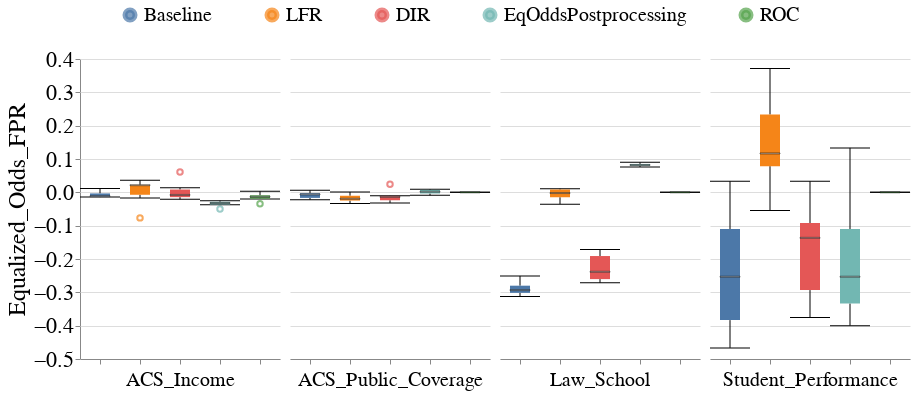

Notebook code cell kept with this figure:
### Code cell
create_dataset_box_plots_for_diff_interventions(all_group_metrics_df,
                                                model_type='LGBM',
                                                metric_name='Equalized_Odds_FPR',
                                                vals_to_replace=vals_to_replace,
                                                groups_dct=dataset_sensitive_attrs_to_plot)

### Figure 1 — Vega-Lite specification as saved in the notebook (floating-point values rounded to 4 significant figures)
{"config": {"view": {"continuousWidth": 400, "continuousHeight": 300, "stroke": null}, "axis": {"labelFontSize": 22, "labelFontWeight": "normal", "titleFontSize": 24, "titleFontWeight": "normal"}, "facet": {"spacing": 10}, "header": {"labelFontSize": 20, "labelOrient": "bottom", "labelPadding": 5, "titleFontSize": 20}, "legend": {"columns": 5, "direction": "horizontal", "labelFontSize": 20, "labelLimit": 400, "orient": "top", "symbolOffset": 40, "symbolStrokeWidth": 5, "titleAnchor": "middle", "titleFontSize": 22, "titleLimit": 300}, "title": {"fontSize": 20}}, "data": {"name": "data-68a85ed71c0b7f00e2bf0a7e8db099d1"}, "mark": {"type": "boxplot", "median": {"stroke": "black", "strokeWidth": 0.7}, "size": 20, "ticks": true}, "encoding": {"color": {"field": "Fairness_Intervention", "sort": ["Baseline", "LFR", "DIR", "AdversarialDebiasing", "ExponentiatedGradientReduction", "EqOddsPostprocessing", "ROC"], "title": null, "type": "nominal"}, "column": {"field": "Dataset_Name", "sort": ["Folktables_GA_2018_Income", "Folktables_CA_2018_Public_CoverageLaw_School", "Student_Performance_Por"], "title": null, "type": "nominal"}, "x": {"axis": {"labels": false}, "field": "Fairness_Intervention", "sort": ["Baseline", "LFR", "DIR", "AdversarialDebiasing", "ExponentiatedGradientReduction", "EqOddsPostprocessing", "ROC"], "title": null, "type": "nominal"}, "y": {"field": "Metric_Value", "scale": {"nice": true, "zero": false}, "title": "Equalized_Odds_FPR", "type": "quantitative"}}, "resolve": {"scale": {"x": "independent"}}, "width": 200, "$schema": "https://vega.github.io/schema/vega-lite/v4.17.0.json", "datasets": {"data-68a85ed71c0b7f00e2bf0a7e8db099d1": [{"Metric": "Equalized_Odds_FPR", "Model_Name": "LGBM", "Dataset_Name": "ACS_Income", "Fairness_Intervention": "Baseline", "Experiment_Iteration": "Exp_iter_1", "Group": "SEX&RAC1P", "Metric_Value": -0.01427}, {"Metric": "Equalized_Odds_FPR", "Model_Name": "LGBM", "Dataset_Name": "ACS_Income", "Fairness_Intervention": "Baseline", "Experiment_Iteration": "Exp_iter_4", "Group": "SEX&RAC1P", "Metric_Value": -0.0005938}, {"Metric": "Equalized_Odds_FPR", "Model_Name": "LGBM", "Dataset_Name": "ACS_Income", "Fairness_Intervention": "Baseline", "Experiment_Iteration": "Exp_iter_3", "Group": "SEX&RAC1P", "Metric_Value": 0.01117}, {"Metric": "Equalized_Odds_FPR", "Model_Name": "LGBM", "Dataset_Name": "ACS_Income", "Fairness_Intervention": "Baseline", "Experiment_Iteration": "Exp_iter_2", "Group": "SEX&RAC1P", "Metric_Value": -0.01387}, {"Metric": "Equalized_Odds_FPR", "Model_Name": "LGBM", "Dataset_Name": "ACS_Income", "Fairness_Intervention": "Baseline", "Experiment_Iteration": "Exp_iter_5", "Group": "SEX&RAC1P", "Metric_Value": -0.01136}, {"Metric": "Equalized_Odds_FPR", "Model_Name": "LGBM", "Dataset_Name": "ACS_Income", "Fairness_Intervention": "Baseline", "Experiment_Iteration": "Exp_iter_6", "Group": "SEX&RAC1P", "Metric_Value": -0.01134}, {"Metric": "Equalized_Odds_FPR", "Model_Name": "LGBM", "Dataset_Name": "ACS_Income", "Fairness_Intervention": "LFR", "Experiment_Iteration": "Exp_iter_1", "Group": "SEX&RAC1P", "Metric_Value": -0.07664}, {"Metric": "Equalized_Odds_FPR", "Model_Name": "LGBM", "Dataset_Name": "ACS_Income", "Fairness_Intervention": "LFR", "Experiment_Iteration": "Exp_iter_3", "Group": "SEX&RAC1P", "Metric_Value": 0.02253}, {"Metric": "Equalized_Odds_FPR", "Model_Name": "LGBM", "Dataset_Name": "ACS_Income", "Fairness_Intervention": "LFR", "Experiment_Iteration": "Exp_iter_5", "Group": "SEX&RAC1P", "Metric_Value": 0.03661}, {"Metric": "Equalized_Odds_FPR", "Model_Name": "LGBM", "Dataset_Name": "ACS_Income", "Fairness_Intervention": "LFR", "Experiment_Iteration": "Exp_iter_4", "Group": "SEX&RAC1P", "Metric_Value": 0.021}, {"Metric": "Equalized_Odds_FPR", "Model_Name": "LGBM", "Dataset_Name": "ACS_Income", "Fairness_Intervention": "LFR", "Experiment_Iteration": "Exp_iter_2", "Group": "SEX&RAC1P", "Metric_Value": 0.02181}, {"Metric": "Equalized_Odds_FPR", "Model_Name": "LGBM", "Dataset_Name": "ACS_Income", "Fairness_Intervention": "LFR", "Experiment_Iteration": "Exp_iter_6", "Group": "SEX&RAC1P", "Metric_Value": -0.01673}, {"Metric": "Equalized_Odds_FPR", "Model_Name": "LGBM", "Dataset_Name": "ACS_Income", "Fairness_Intervention": "DIR", "Experiment_Iteration": "Exp_iter_1", "Group": "SEX&RAC1P", "Metric_Value": -0.008679}, {"Metric": "Equalized_Odds_FPR", "Model_Name": "LGBM", "Dataset_Name": "ACS_Income", "Fairness_Intervention": "DIR", "Experiment_Iteration": "Exp_iter_3", "Group": "SEX&RAC1P", "Metric_Value": 0.06112}, {"Metric": "Equalized_Odds_FPR", "Model_Name": "LGBM", "Dataset_Name": "ACS_Income", "Fairness_Intervention": "DIR", "Experiment_Iteration": "Exp_iter_2", "Group": "SEX&RAC1P", "Metric_Value": -0.02109}, {"Metric": "Equalized_Odds_FPR", "Model_Name": "LGBM", "Dataset_Name": "ACS_Income", "Fairness_Intervention": "DIR", "Experiment_Iteration": "Exp_iter_6", "Group": "SEX&RAC1P", "Metric_Value": -0.006914}, {"Metric": "Equalized_Odds_FPR", "Model_Name": "LGBM", "Dataset_Name": "ACS_Income", "Fairness_Intervention": "DIR", "Experiment_Iteration": "Exp_iter_4", "Group": "SEX&RAC1P", "Metric_Value": -0.01639}, {"Metric": "Equalized_Odds_FPR", "Model_Name": "LGBM", "Dataset_Name": "ACS_Income", "Fairness_Intervention": "DIR", "Experiment_Iteration": "Exp_iter_5", "Group": "SEX&RAC1P", "Metric_Value": 0.01344}, {"Metric": "Equalized_Odds_FPR", "Model_Name": "LGBM", "Dataset_Name": "ACS_Income", "Fairness_Intervention": "EqOddsPostprocessing", "Experiment_Iteration": "Exp_iter_1", "Group": "SEX&RAC1P", "Metric_Value": -0.02771}, {"Metric": "Equalized_Odds_FPR", "Model_Name": "LGBM", "Dataset_Name": "ACS_Income", "Fairness_Intervention": "EqOddsPostprocessing", "Experiment_Iteration": "Exp_iter_2", "Group": "SEX&RAC1P", "Metric_Value": -0.03035}, {"Metric": "Equalized_Odds_FPR", "Model_Name": "LGBM", "Dataset_Name": "ACS_Income", "Fairness_Intervention": "EqOddsPostprocessing", "Experiment_Iteration": "Exp_iter_4", "Group": "SEX&RAC1P", "Metric_Value": -0.03386}, {"Metric": "Equalized_Odds_FPR", "Model_Name": "LGBM", "Dataset_Name": "ACS_Income", "Fairness_Intervention": "EqOddsPostprocessing", "Experiment_Iteration": "Exp_iter_3", "Group": "SEX&RAC1P", "Metric_Value": -0.02494}, {"Metric": "Equalized_Odds_FPR", "Model_Name": "LGBM", "Dataset_Name": "ACS_Income", "Fairness_Intervention": "EqOddsPostprocessing", "Experiment_Iteration": "Exp_iter_5", "Group": "SEX&RAC1P", "Metric_Value": -0.0372}, {"Metric": "Equalized_Odds_FPR", "Model_Name": "LGBM", "Dataset_Name": "ACS_Income", "Fairness_Intervention": "EqOddsPostprocessing", "Experiment_Iteration": "Exp_iter_6", "Group": "SEX&RAC1P", "Metric_Value": -0.0499}, {"Metric": "Equalized_Odds_FPR", "Model_Name": "LGBM", "Dataset_Name": "ACS_Income", "Fairness_Intervention": "ROC", "Experiment_Iteration": "Exp_iter_4", "Group": "SEX&RAC1P", "Metric_Value": 0.003402}, {"Metric": "Equalized_Odds_FPR", "Model_Name": "LGBM", "Dataset_Name": "ACS_Income", "Fairness_Intervention": "ROC", "Experiment_Iteration": "Exp_iter_3", "Group": "SEX&RAC1P", "Metric_Value": -0.01967}, {"Metric": "Equalized_Odds_FPR", "Model_Name": "LGBM", "Dataset_Name": "ACS_Income", "Fairness_Intervention": "ROC", "Experiment_Iteration": "Exp_iter_2", "Group": "SEX&RAC1P", "Metric_Value": -0.009956}, {"Metric": "Equalized_Odds_FPR", "Model_Name": "LGBM", "Dataset_Name": "ACS_Income", "Fairness_Intervention": "ROC", "Experiment_Iteration": "Exp_iter_6", "Group": "SEX&RAC1P", "Metric_Value": -0.01641}, {"Metric": "Equalized_Odds_FPR", "Model_Name": "LGBM", "Dataset_Name": "ACS_Income", "Fairness_Intervention": "ROC", "Experiment_Iteration": "Exp_iter_1", "Group": "SEX&RAC1P", "Metric_Value": -0.03428}, {"Metric": "Equalized_Odds_FPR", "Model_Name": "LGBM", "Dataset_Name": "ACS_Income", "Fairness_Intervention": "ROC", "Experiment_Iteration": "Exp_iter_5", "Group": "SEX&RAC1P", "Metric_Value": -0.008573}, {"Metric": "Equalized_Odds_FPR", "Model_Name": "LGBM", "Dataset_Name": "ACS_Public_Coverage", "Fairness_Intervention": "Baseline", "Experiment_Iteration": "Exp_iter_1", "Group": "SEX&RAC1P", "Metric_Value": -0.02201}, {"Metric": "Equalized_Odds_FPR", "Model_Name": "LGBM", "Dataset_Name": "ACS_Public_Coverage", "Fairness_Intervention": "Baseline", "Experiment_Iteration": "Exp_iter_2", "Group": "SEX&RAC1P", "Metric_Value": -0.002587}, {"Metric": "Equalized_Odds_FPR", "Model_Name": "LGBM", "Dataset_Name": "ACS_Public_Coverage", "Fairness_Intervention": "Baseline", "Experiment_Iteration": "Exp_iter_5", "Group": "SEX&RAC1P", "Metric_Value": 0.006239}, {"Metric": "Equalized_Odds_FPR", "Model_Name": "LGBM", "Dataset_Name": "ACS_Public_Coverage", "Fairness_Intervention": "Baseline", "Experiment_Iteration": "Exp_iter_6", "Group": "SEX&RAC1P", "Metric_Value": -0.00894}, {"Metric": "Equalized_Odds_FPR", "Model_Name": "LGBM", "Dataset_Name": "ACS_Public_Coverage", "Fairness_Intervention": "Baseline", "Experiment_Iteration": "Exp_iter_4", "Group": "SEX&RAC1P", "Metric_Value": -0.01927}, {"Metric": "Equalized_Odds_FPR", "Model_Name": "LGBM", "Dataset_Name": "ACS_Public_Coverage", "Fairness_Intervention": "Baseline", "Experiment_Iteration": "Exp_iter_3", "Group": "SEX&RAC1P", "Metric_Value": -0.003332}, {"Metric": "Equalized_Odds_FPR", "Model_Name": "LGBM", "Dataset_Name": "ACS_Public_Coverage", "Fairness_Intervention": "LFR", "Experiment_Iteration": "Exp_iter_1", "Group": "SEX&RAC1P", "Metric_Value": -0.0338}, {"Metric": "Equalized_Odds_FPR", "Model_Name": "LGBM", "Dataset_Name": "ACS_Public_Coverage", "Fairness_Intervention": "LFR", "Experiment_Iteration": "Exp_iter_3", "Group": "SEX&RAC1P", "Metric_Value": -0.02295}, {"Metric": "Equalized_Odds_FPR", "Model_Name": "LGBM", "Dataset_Name": "ACS_Public_Coverage", "Fairness_Intervention": "LFR", "Experiment_Iteration": "Exp_iter_2", "Group": "SEX&RAC1P", "Metric_Value": -0.02523}, {"Metric": "Equalized_Odds_FPR", "Model_Name": "LGBM", "Dataset_Name": "ACS_Public_Coverage", "Fairness_Intervention": "LFR", "Experiment_Iteration": "Exp_iter_4", "Group": "SEX&RAC1P", "Metric_Value": 0.001084}, {"Metric": "Equalized_Odds_FPR", "Model_Name": "LGBM", "Dataset_Name": "ACS_Public_Coverage", "Fairness_Intervention": "LFR", "Experiment_Iteration": "Exp_iter_5", "Group": "SEX&RAC1P", "Metric_Value": -0.008488}, {"Metric": "Equalized_Odds_FPR", "Model_Name": "LGBM", "Dataset_Name": "ACS_Public_Coverage", "Fairness_Intervention": "LFR", "Experiment_Iteration": "Exp_iter_6", "Group": "SEX&RAC1P", "Metric_Value": -0.01556}, {"Metric": "Equalized_Odds_FPR", "Model_Name": "LGBM", "Dataset_Name": "ACS_Public_Coverage", "Fairness_Intervention": "DIR", "Experiment_Iteration": "Exp_iter_1", "Group": "SEX&RAC1P", "Metric_Value": -0.02658}, {"Metric": "Equalized_Odds_FPR", "Model_Name": "LGBM", "Dataset_Name": "ACS_Public_Coverage", "Fairness_Intervention": "DIR", "Experiment_Iteration": "Exp_iter_2", "Group": "SEX&RAC1P", "Metric_Value": -0.01026}, {"Metric": "Equalized_Odds_FPR", "Model_Name": "LGBM", "Dataset_Name": "ACS_Public_Coverage", "Fairness_Intervention": "DIR", "Experiment_Iteration": "Exp_iter_4", "Group": "SEX&RAC1P", "Metric_Value": -0.03171}, {"Metric": "Equalized_Odds_FPR", "Model_Name": "LGBM", "Dataset_Name": "ACS_Public_Coverage", "Fairness_Intervention": "DIR", "Experiment_Iteration": "Exp_iter_5", "Group": "SEX&RAC1P", "Metric_Value": 0.02398}, {"Metric": "Equalized_Odds_FPR", "Model_Name": "LGBM", "Dataset_Name": "ACS_Public_Coverage", "Fairness_Intervention": "DIR", "Experiment_Iteration": "Exp_iter_6", "Group": "SEX&RAC1P", "Metric_Value": -0.01208}, {"Metric": "Equalized_Odds_FPR", "Model_Name": "LGBM", "Dataset_Name": "ACS_Public_Coverage", "Fairness_Intervention": "DIR", "Experiment_Iteration": "Exp_iter_3", "Group": "SEX&RAC1P", "Metric_Value": -0.01527}, {"Metric": "Equalized_Odds_FPR", "Model_Name": "LGBM", "Dataset_Name": "ACS_Public_Coverage", "Fairness_Intervention": "EqOddsPostprocessing", "Experiment_Iteration": "Exp_iter_1", "Group": "SEX&RAC1P", "Metric_Value": -0.00196}, {"Metric": "Equalized_Odds_FPR", "Model_Name": "LGBM", "Dataset_Name": "ACS_Public_Coverage", "Fairness_Intervention": "EqOddsPostprocessing", "Experiment_Iteration": "Exp_iter_5", "Group": "SEX&RAC1P", "Metric_Value": 0.005661}, {"Metric": "Equalized_Odds_FPR", "Model_Name": "LGBM", "Dataset_Name": "ACS_Public_Coverage", "Fairness_Intervention": "EqOddsPostprocessing", "Experiment_Iteration": "Exp_iter_3", "Group": "SEX&RAC1P", "Metric_Value": 0.007968}, {"Metric": "Equalized_Odds_FPR", "Model_Name": "LGBM", "Dataset_Name": "ACS_Public_Coverage", "Fairness_Intervention": "EqOddsPostprocessing", "Experiment_Iteration": "Exp_iter_2", "Group": "SEX&RAC1P", "Metric_Value": 0.009435}, {"Metric": "Equalized_Odds_FPR", "Model_Name": "LGBM", "Dataset_Name": "ACS_Public_Coverage", "Fairness_Intervention": "EqOddsPostprocessing", "Experiment_Iteration": "Exp_iter_6", "Group": "SEX&RAC1P", "Metric_Value": -0.009036}, {"Metric": "Equalized_Odds_FPR", "Model_Name": "LGBM", "Dataset_Name": "ACS_Public_Coverage", "Fairness_Intervention": "EqOddsPostprocessing", "Experiment_Iteration": "Exp_iter_4", "Group": "SEX&RAC1P", "Metric_Value": -0.003943}, {"Metric": "Equalized_Odds_FPR", "Model_Name": "LGBM", "Dataset_Name": "ACS_Public_Coverage", "Fairness_Intervention": "ROC", "Experiment_Iteration": "Exp_iter_5", "Group": "SEX&RAC1P", "Metric_Value": 0.0}, {"Metric": "Equalized_Odds_FPR", "Model_Name": "LGBM", "Dataset_Name": "ACS_Public_Coverage", "Fairness_Intervention": "ROC", "Experiment_Iteration": "Exp_iter_2", "Group": "SEX&RAC1P", "Metric_Value": 0.0}, {"Metric": "Equalized_Odds_FPR", "Model_Name": "LGBM", "Dataset_Name": "ACS_Public_Coverage", "Fairness_Intervention": "ROC", "Experiment_Iteration": "Exp_iter_3", "Group": "SEX&RAC1P", "Metric_Value": 0.0}, {"Metric": "Equalized_Odds_FPR", "Model_Name": "LGBM", "Dataset_Name": "ACS_Public_Coverage", "Fairness_Intervention": "ROC", "Experiment_Iteration": "Exp_iter_4", "Group": "SEX&RAC1P", "Metric_Value": 0.0}, {"Metric": "Equalized_Odds_FPR", "Model_Name": "LGBM", "Dataset_Name": "ACS_Public_Coverage", "Fairness_Intervention": "ROC", "Experiment_Iteration": "Exp_iter_1", "Group": "SEX&RAC1P", "Metric_Value": 0.0}, {"Metric": "Equalized_Odds_FPR", "Model_Name": "LGBM", "Dataset_Name": "ACS_Public_Coverage", "Fairness_Intervention": "ROC", "Experiment_Iteration": "Exp_iter_6", "Group": "SEX&RAC1P", "Metric_Value": 0.0}, {"Metric": "Equalized_Odds_FPR", "Model_Name": "LGBM", "Dataset_Name": "Law_School", "Fairness_Intervention": "Baseline", "Experiment_Iteration": "Exp_iter_1", "Group": "male&race", "Metric_Value": -0.2763}, {"Metric": "Equalized_Odds_FPR", "Model_Name": "LGBM", "Dataset_Name": "Law_School", "Fairness_Intervention": "Baseline", "Experiment_Iteration": "Exp_iter_2", "Group": "male&race", "Metric_Value": -0.2914}, {"Metric": "Equalized_Odds_FPR", "Model_Name": "LGBM", "Dataset_Name": "Law_School", "Fairness_Intervention": "Baseline", "Experiment_Iteration": "Exp_iter_3", "Group": "male&race", "Metric_Value": -0.2951}, {"Metric": "Equalized_Odds_FPR", "Model_Name": "LGBM", "Dataset_Name": "Law_School", "Fairness_Intervention": "Baseline", "Experiment_Iteration": "Exp_iter_4", "Group": "male&race", "Metric_Value": -0.3037}, {"Metric": "Equalized_Odds_FPR", "Model_Name": "LGBM", "Dataset_Name": "Law_School", "Fairness_Intervention": "Baseline", "Experiment_Iteration": "Exp_iter_6", "Group": "male&race", "Metric_Value": -0.3124}, {"Metric": "Equalized_Odds_FPR", "Model_Name": "LGBM", "Dataset_Name": "Law_School", "Fairness_Intervention": "Baseline", "Experiment_Iteration": "Exp_iter_5", "Group": "male&race", "Metric_Value": -0.2508}, {"Metric": "Equalized_Odds_FPR", "Model_Name": "LGBM", "Dataset_Name": "Law_School", "Fairness_Intervention": "LFR", "Experiment_Iteration": "Exp_iter_1", "Group": "male&race", "Metric_Value": -0.01202}, {"Metric": "Equalized_Odds_FPR", "Model_Name": "LGBM", "Dataset_Name": "Law_School", "Fairness_Intervention": "LFR", "Experiment_Iteration": "Exp_iter_2", "Group": "male&race", "Metric_Value": -0.01566}, {"Metric": "Equalized_Odds_FPR", "Model_Name": "LGBM", "Dataset_Name": "Law_School", "Fairness_Intervention": "LFR", "Experiment_Iteration": "Exp_iter_3", "Group": "male&race", "Metric_Value": -0.03544}, {"Metric": "Equalized_Odds_FPR", "Model_Name": "LGBM", "Dataset_Name": "Law_School", "Fairness_Intervention": "LFR", "Experiment_Iteration": "Exp_iter_4", "Group": "male&race", "Metric_Value": 0.00771}, {"Metric": "Equalized_Odds_FPR", "Model_Name": "LGBM", "Dataset_Name": "Law_School", "Fairness_Intervention": "LFR", "Experiment_Iteration": "Exp_iter_5", "Group": "male&race", "Metric_Value": 0.01094}, {"Metric": "Equalized_Odds_FPR", "Model_Name": "LGBM", "Dataset_Name": "Law_School", "Fairness_Intervention": "LFR", "Experiment_Iteration": "Exp_iter_6", "Group": "male&race", "Metric_Value": 0.008772}, {"Metric": "Equalized_Odds_FPR", "Model_Name": "LGBM", "Dataset_Name": "Law_School", "Fairness_Intervention": "DIR", "Experiment_Iteration": "Exp_iter_1", "Group": "male&race", "Metric_Value": -0.2594}, {"Metric": "Equalized_Odds_FPR", "Model_Name": "LGBM", "Dataset_Name": "Law_School", "Fairness_Intervention": "DIR", "Experiment_Iteration": "Exp_iter_2", "Group": "male&race", "Metric_Value": -0.2715}, {"Metric": "Equalized_Odds_FPR", "Model_Name": "LGBM", "Dataset_Name": "Law_School", "Fairness_Intervention": "DIR", "Experiment_Iteration": "Exp_iter_3", "Group": "male&race", "Metric_Value": -0.1714}, {"Metric": "Equalized_Odds_FPR", "Model_Name": "LGBM", "Dataset_Name": "Law_School", "Fairness_Intervention": "DIR", "Experiment_Iteration": "Exp_iter_4", "Group": "male&race", "Metric_Value": -0.2606}, {"Metric": "Equalized_Odds_FPR", "Model_Name": "LGBM", "Dataset_Name": "Law_School", "Fairness_Intervention": "DIR", "Experiment_Iteration": "Exp_iter_5", "Group": "male&race", "Metric_Value": -0.1824}, {"Metric": "Equalized_Odds_FPR", "Model_Name": "LGBM", "Dataset_Name": "Law_School", "Fairness_Intervention": "DIR", "Experiment_Iteration": "Exp_iter_6", "Group": "male&race", "Metric_Value": -0.2173}, {"Metric": "Equalized_Odds_FPR", "Model_Name": "LGBM", "Dataset_Name": "Law_School", "Fairness_Intervention": "EqOddsPostprocessing", "Experiment_Iteration": "Exp_iter_5", "Group": "male&race", "Metric_Value": 0.08096}, {"Metric": "Equalized_Odds_FPR", "Model_Name": "LGBM", "Dataset_Name": "Law_School", "Fairness_Intervention": "EqOddsPostprocessing", "Experiment_Iteration": "Exp_iter_3", "Group": "male&race", "Metric_Value": 0.0793}, {"Metric": "Equalized_Odds_FPR", "Model_Name": "LGBM", "Dataset_Name": "Law_School", "Fairness_Intervention": "EqOddsPostprocessing", "Experiment_Iteration": "Exp_iter_1", "Group": "male&race", "Metric_Value": 0.07609}, {"Metric": "Equalized_Odds_FPR", "Model_Name": "LGBM", "Dataset_Name": "Law_School", "Fairness_Intervention": "EqOddsPostprocessing", "Experiment_Iteration": "Exp_iter_6", "Group": "male&race", "Metric_Value": 0.08991}, {"Metric": "Equalized_Odds_FPR", "Model_Name": "LGBM", "Dataset_Name": "Law_School", "Fairness_Intervention": "EqOddsPostprocessing", "Experiment_Iteration": "Exp_iter_4", "Group": "male&race", "Metric_Value": 0.08314}, {"Metric": "Equalized_Odds_FPR", "Model_Name": "LGBM", "Dataset_Name": "Law_School", "Fairness_Intervention": "EqOddsPostprocessing", "Experiment_Iteration": "Exp_iter_2", "Group": "male&race", "Metric_Value": 0.08586}, {"Metric": "Equalized_Odds_FPR", "Model_Name": "LGBM", "Dataset_Name": "Law_School", "Fairness_Intervention": "ROC", "Experiment_Iteration": "Exp_iter_1", "Group": "male&race", "Metric_Value": 0.0}, {"Metric": "Equalized_Odds_FPR", "Model_Name": "LGBM", "Dataset_Name": "Law_School", "Fairness_Intervention": "ROC", "Experiment_Iteration": "Exp_iter_3", "Group": "male&race", "Metric_Value": 0.0}, {"Metric": "Equalized_Odds_FPR", "Model_Name": "LGBM", "Dataset_Name": "Law_School", "Fairness_Intervention": "ROC", "Experiment_Iteration": "Exp_iter_5", "Group": "male&race", "Metric_Value": 0.0}, {"Metric": "Equalized_Odds_FPR", "Model_Name": "LGBM", "Dataset_Name": "Law_School", "Fairness_Intervention": "ROC", "Experiment_Iteration": "Exp_iter_4", "Group": "male&race", "Metric_Value": 0.0}, {"Metric": "Equalized_Odds_FPR", "Model_Name": "LGBM", "Dataset_Name": "Law_School", "Fairness_Intervention": "ROC", "Experiment_Iteration": "Exp_iter_2", "Group": "male&race", "Metric_Value": 0.0}, {"Metric": "Equalized_Odds_FPR", "Model_Name": "LGBM", "Dataset_Name": "Law_School", "Fairness_Intervention": "ROC", "Experiment_Iteration": "Exp_iter_6", "Group": "male&race", "Metric_Value": 0.0}, {"Metric": "Equalized_Odds_FPR", "Model_Name": "LGBM", "Dataset_Name": "Student_Performance", "Fairness_Intervention": "Baseline", "Experiment_Iteration": "Exp_iter_1", "Group": "sex", "Metric_Value": -0.4667}, {"Metric": "Equalized_Odds_FPR", "Model_Name": "LGBM", "Dataset_Name": "Student_Performance", "Fairness_Intervention": "Baseline", "Experiment_Iteration": "Exp_iter_2", "Group": "sex", "Metric_Value": -0.3333}, {"Metric": "Equalized_Odds_FPR", "Model_Name": "LGBM", "Dataset_Name": "Student_Performance", "Fairness_Intervention": "Baseline", "Experiment_Iteration": "Exp_iter_3", "Group": "sex", "Metric_Value": -0.1731}, {"Metric": "Equalized_Odds_FPR", "Model_Name": "LGBM", "Dataset_Name": "Student_Performance", "Fairness_Intervention": "Baseline", "Experiment_Iteration": "Exp_iter_4", "Group": "sex", "Metric_Value": 0.03333}, {"Metric": "Equalized_Odds_FPR", "Model_Name": "LGBM", "Dataset_Name": "Student_Performance", "Fairness_Intervention": "Baseline", "Experiment_Iteration": "Exp_iter_5", "Group": "sex", "Metric_Value": -0.08929}, {"Metric": "Equalized_Odds_FPR", "Model_Name": "LGBM", "Dataset_Name": "Student_Performance", "Fairness_Intervention": "Baseline", "Experiment_Iteration": "Exp_iter_6", "Group": "sex", "Metric_Value": -0.4}, {"Metric": "Equalized_Odds_FPR", "Model_Name": "LGBM", "Dataset_Name": "Student_Performance", "Fairness_Intervention": "LFR", "Experiment_Iteration": "Exp_iter_1", "Group": "sex", "Metric_Value": -0.05455}, {"Metric": "Equalized_Odds_FPR", "Model_Name": "LGBM", "Dataset_Name": "Student_Performance", "Fairness_Intervention": "LFR", "Experiment_Iteration": "Exp_iter_2", "Group": "sex", "Metric_Value": 0.1333}, {"Metric": "Equalized_Odds_FPR", "Model_Name": "LGBM", "Dataset_Name": "Student_Performance", "Fairness_Intervention": "LFR", "Experiment_Iteration": "Exp_iter_3", "Group": "sex", "Metric_Value": 0.3718}, {"Metric": "Equalized_Odds_FPR", "Model_Name": "LGBM", "Dataset_Name": "Student_Performance", "Fairness_Intervention": "LFR", "Experiment_Iteration": "Exp_iter_4", "Group": "sex", "Metric_Value": 0.1}, {"Metric": "Equalized_Odds_FPR", "Model_Name": "LGBM", "Dataset_Name": "Student_Performance", "Fairness_Intervention": "LFR", "Experiment_Iteration": "Exp_iter_5", "Group": "sex", "Metric_Value": 0.07143}, {"Metric": "Equalized_Odds_FPR", "Model_Name": "LGBM", "Dataset_Name": "Student_Performance", "Fairness_Intervention": "LFR", "Experiment_Iteration": "Exp_iter_6", "Group": "sex", "Metric_Value": 0.2667}, {"Metric": "Equalized_Odds_FPR", "Model_Name": "LGBM", "Dataset_Name": "Student_Performance", "Fairness_Intervention": "DIR", "Experiment_Iteration": "Exp_iter_1", "Group": "sex", "Metric_Value": -0.3758}, {"Metric": "Equalized_Odds_FPR", "Model_Name": "LGBM", "Dataset_Name": "Student_Performance", "Fairness_Intervention": "DIR", "Experiment_Iteration": "Exp_iter_2", "Group": "sex", "Metric_Value": -0.3333}, {"Metric": "Equalized_Odds_FPR", "Model_Name": "LGBM", "Dataset_Name": "Student_Performance", "Fairness_Intervention": "DIR", "Experiment_Iteration": "Exp_iter_3", "Group": "sex", "Metric_Value": -0.1731}, {"Metric": "Equalized_Odds_FPR", "Model_Name": "LGBM", "Dataset_Name": "Student_Performance", "Fairness_Intervention": "DIR", "Experiment_Iteration": "Exp_iter_4", "Group": "sex", "Metric_Value": 0.03333}, {"Metric": "Equalized_Odds_FPR", "Model_Name": "LGBM", "Dataset_Name": "Student_Performance", "Fairness_Intervention": "DIR", "Experiment_Iteration": "Exp_iter_5", "Group": "sex", "Metric_Value": -0.08929}, {"Metric": "Equalized_Odds_FPR", "Model_Name": "LGBM", "Dataset_Name": "Student_Performance", "Fairness_Intervention": "DIR", "Experiment_Iteration": "Exp_iter_6", "Group": "sex", "Metric_Value": -0.1}, {"Metric": "Equalized_Odds_FPR", "Model_Name": "LGBM", "Dataset_Name": "Student_Performance", "Fairness_Intervention": "EqOddsPostprocessing", "Experiment_Iteration": "Exp_iter_1", "Group": "sex", "Metric_Value": -0.3333}, {"Metric": "Equalized_Odds_FPR", "Model_Name": "LGBM", "Dataset_Name": "Student_Performance", "Fairness_Intervention": "EqOddsPostprocessing", "Experiment_Iteration": "Exp_iter_2", "Group": "sex", "Metric_Value": -0.3333}, {"Metric": "Equalized_Odds_FPR", "Model_Name": "LGBM", "Dataset_Name": "Student_Performance", "Fairness_Intervention": "EqOddsPostprocessing", "Experiment_Iteration": "Exp_iter_3", "Group": "sex", "Metric_Value": -0.1731}, {"Metric": "Equalized_Odds_FPR", "Model_Name": "LGBM", "Dataset_Name": "Student_Performance", "Fairness_Intervention": "EqOddsPostprocessing", "Experiment_Iteration": "Exp_iter_4", "Group": "sex", "Metric_Value": 0.1333}, {"Metric": "Equalized_Odds_FPR", "Model_Name": "LGBM", "Dataset_Name": "Student_Performance", "Fairness_Intervention": "EqOddsPostprocessing", "Experiment_Iteration": "Exp_iter_5", "Group": "sex", "Metric_Value": -0.08929}, {"Metric": "Equalized_Odds_FPR", "Model_Name": "LGBM", "Dataset_Name": "Student_Performance", "Fairness_Intervention": "EqOddsPostprocessing", "Experiment_Iteration": "Exp_iter_6", "Group": "sex", "Metric_Value": -0.4}, {"Metric": "Equalized_Odds_FPR", "Model_Name": "LGBM", "Dataset_Name": "Student_Performance", "Fairness_Intervention": "ROC", "Experiment_Iteration": "Exp_iter_1", "Group": "sex", "Metric_Value": 0.0}, {"Metric": "Equalized_Odds_FPR", "Model_Name": "LGBM", "Dataset_Name": "Student_Performance", "Fairness_Intervention": "ROC", "Experiment_Iteration": "Exp_iter_2", "Group": "sex", "Metric_Value": 0.0}, {"Metric": "Equalized_Odds_FPR", "Model_Name": "LGBM", "Dataset_Name": "Student_Performance", "Fairness_Intervention": "ROC", "Experiment_Iteration": "Exp_iter_3", "Group": "sex", "Metric_Value": 0.0}, {"Metric": "Equalized_Odds_FPR", "Model_Name": "LGBM", "Dataset_Name": "Student_Performance", "Fairness_Intervention": "ROC", "Experiment_Iteration": "Exp_iter_4", "Group": "sex", "Metric_Value": 0.0}, {"Metric": "Equalized_Odds_FPR", "Model_Name": "LGBM", "Dataset_Name": "Student_Performance", "Fairness_Intervention": "ROC", "Experiment_Iteration": "Exp_iter_5", "Group": "sex", "Metric_Value": 0.0}, {"Metric": "Equalized_Odds_FPR", "Model_Name": "LGBM", "Dataset_Name": "Student_Performance", "Fairness_Intervention": "ROC", "Experiment_Iteration": "Exp_iter_6", "Group": "sex", "Metric_Value": 0.0}]}}
